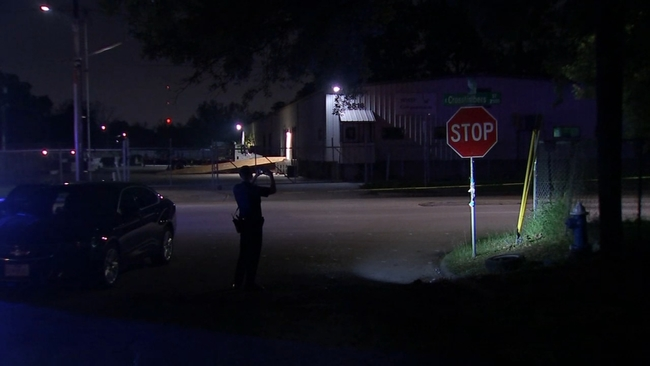
#> input picture DevDiary/Python/test_img/night_stop.jpg, 650 x 366 px
$ python Segmentation_With_HSV_Color_Space.py
#> lines starting #> are read from the running program, lines starting #| are printed output that depends on the picture
from mpl_toolkits.mplot3d import Axes3D
from matplotlib import cm
from matplotlib import colors
import matplotlib.pyplot as plt

import cv2
import numpy as np

img = cv2.imread('test_img/night_stop.jpg')
#> img is the input picture: shape (366, 650, 3); mean B, G, R 27.4, 18.5, 18.5

img_HSV=cv2.cvtColor(img, cv2.COLOR_RGB2HSV)
#> img_HSV: shape (366, 650, 3); mean H, S, V 60.7, 125.5, 28.4


r, g, b = cv2.split(img)
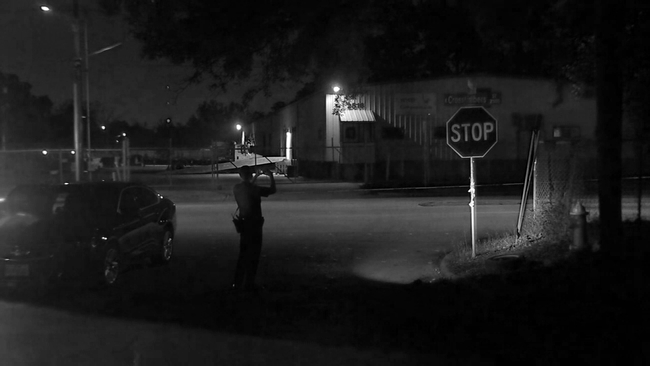
#> r: shape (366, 650); min 0, max 255, mean 27.4
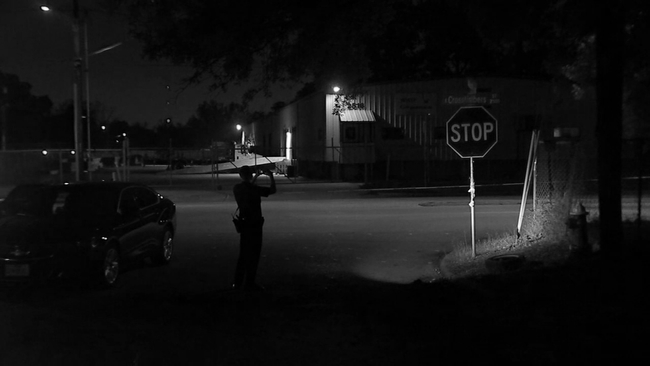
#> g: shape (366, 650); min 0, max 255, mean 18.5
fig = plt.figure()
axis = fig.add_subplot(1, 1, 1, projection="3d")

pixel_colors = img.reshape((np.shape(img)[0]*np.shape(img)[1], 3))
norm = colors.Normalize(vmin=-1.,vmax=1.)
norm.autoscale(pixel_colors)
pixel_colors = norm(pixel_colors).tolist()
#> pixel_colors = 237900 items

axis.scatter(r.flatten(), g.flatten(), b.flatten(), facecolors=pixel_colors, marker=".")
axis.set_xlabel("Red")
axis.set_ylabel("Green")
axis.set_zlabel("Blue")
plt.show()
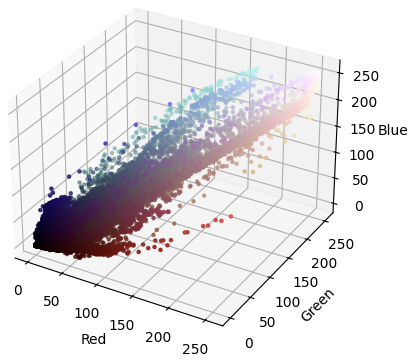
#> figure drawn by matplotlib, 1 panel

h, s, v = cv2.split(img_HSV)
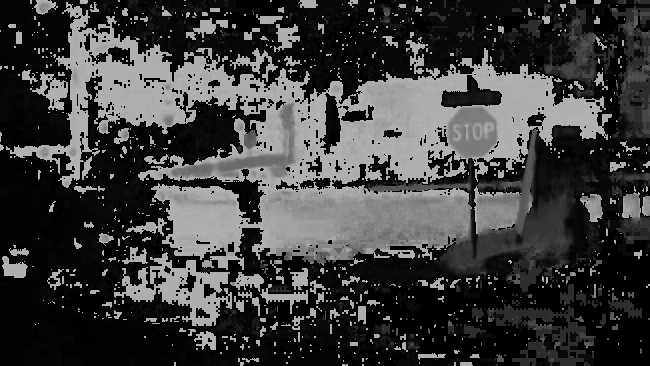
#> h: shape (366, 650); min 0, max 179, mean 60.7
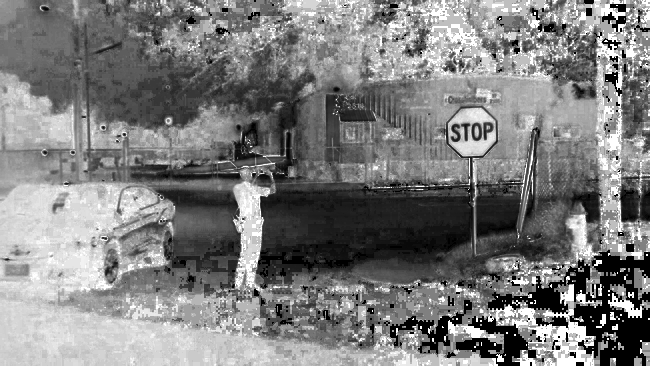
#> s: shape (366, 650); min 0, max 255, mean 125.5
fig = plt.figure()
axis = fig.add_subplot(1, 1, 1, projection="3d")

pixel_colors = img.reshape((np.shape(img)[0]*np.shape(img)[1], 3))
norm = colors.Normalize(vmin=-1.,vmax=1.)
norm.autoscale(pixel_colors)
pixel_colors = norm(pixel_colors).tolist()

axis.scatter(h.flatten(), s.flatten(), v.flatten(), facecolors=pixel_colors, marker=".")
axis.set_xlabel("Hue")
axis.set_ylabel("Saturation")
axis.set_zlabel("Value")
plt.show()
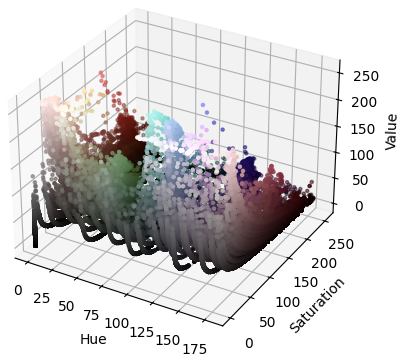
#> figure drawn by matplotlib, 1 panel

$ run again, with DevDiary/Python/test_img/back.jpg copied over DevDiary/Python/test_img/night_stop.jpg
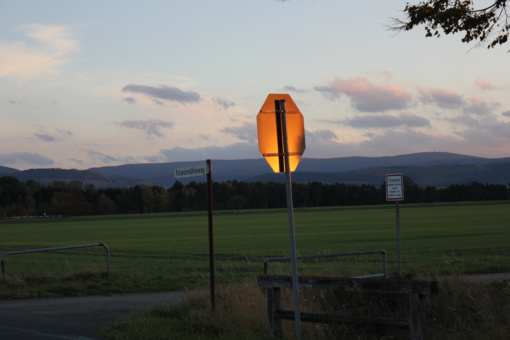
#> input picture DevDiary/Python/test_img/back.jpg, 510 x 340 px
#> img is the input picture: shape (340, 510, 3); mean B, G, R 101.8, 106, 104.5
#> img_HSV: shape (340, 510, 3); mean H, S, V 65.4, 51.2, 112
#> `r, g, b = cv2.split(img)`:
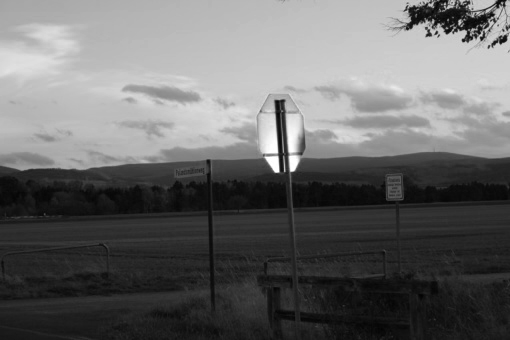
#> b: shape (340, 510); min 2, max 255, mean 104.5
#> pixel_colors = 173400 items
#> `plt.show()`:
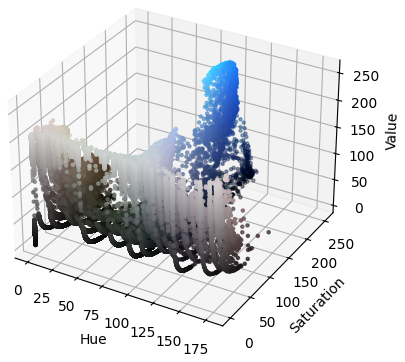
#> figure drawn by matplotlib, 1 panel
